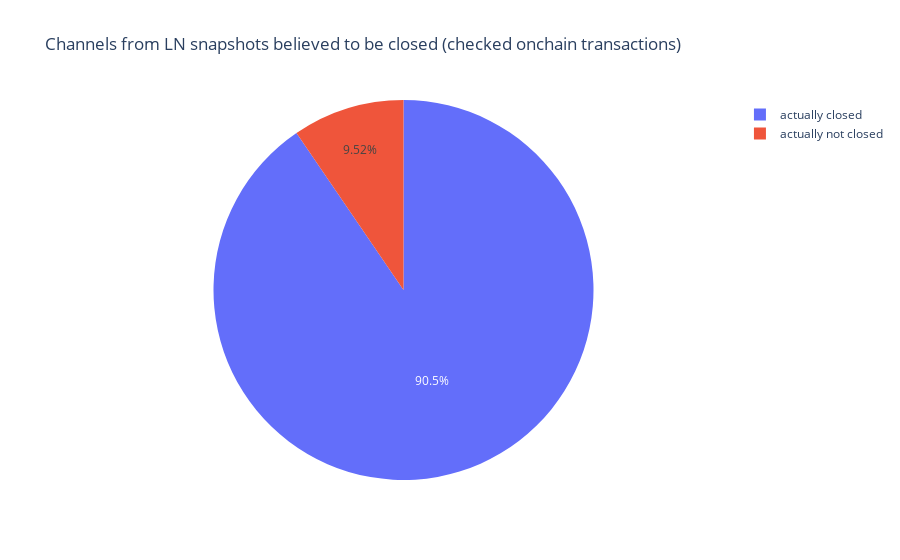

Write notebook code for a chart like this one.
### Code cell
closed_believed_channels = [{"type": "actually closed", "count": len(closedChannels)}, {"type": "actually not closed", "count": len(openChannels)}]

fig = px.pie(closed_believed_channels, values='count', names='type', title="Channels from LN snapshots believed to be closed (checked onchain transactions)")
fig.show()

### Figure 1 — Plotly figure (JSON) as saved in the notebook; plotly's stock layout.template omitted (floating-point values rounded to 4 significant figures)
{"data": [{"domain": {"x": [0.0, 1.0], "y": [0.0, 1.0]}, "hoverlabel": {"namelength": 0}, "hovertemplate": "type=%{label}<br>count=%{value}", "labels": ["actually closed", "actually not closed"], "legendgroup": "", "name": "", "showlegend": true, "type": "pie", "values": [5700, 600]}], "layout": {"legend": {"tracegroupgap": 0}, "title": {"text": "Channels from LN snapshots believed to be closed (checked onchain transactions)"}}}
